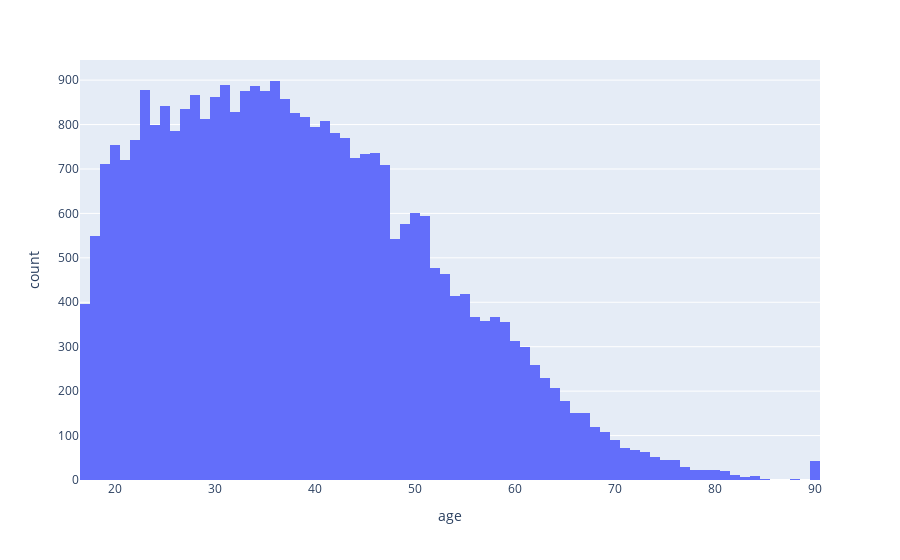

Notebook code cell kept with this figure:
### Code cell
px.histogram(
    df,
    x='age'
)

### Figure 1 — Plotly figure (JSON) as saved in the notebook; plotly's stock layout.template omitted (floating-point values rounded to 4 significant figures; data arrays with more than 128 entries replaced by an {"elided": "..."} marker saying what was removed)
{"data": [{"alignmentgroup": "True", "bingroup": "x", "hovertemplate": "age=%{x}<br>count=%{y}<extra></extra>", "legendgroup": "", "marker": {"color": "#636efa", "pattern": {"shape": ""}}, "name": "", "offsetgroup": "", "orientation": "v", "showlegend": false, "x": {"elided": "32561 int values"}, "xaxis": "x", "yaxis": "y", "type": "histogram"}], "layout": {"xaxis": {"anchor": "y", "domain": [0.0, 1.0], "title": {"text": "age"}}, "yaxis": {"anchor": "x", "domain": [0.0, 1.0], "title": {"text": "count"}}, "legend": {"tracegroupgap": 0}, "margin": {"t": 60}, "barmode": "relative"}}
